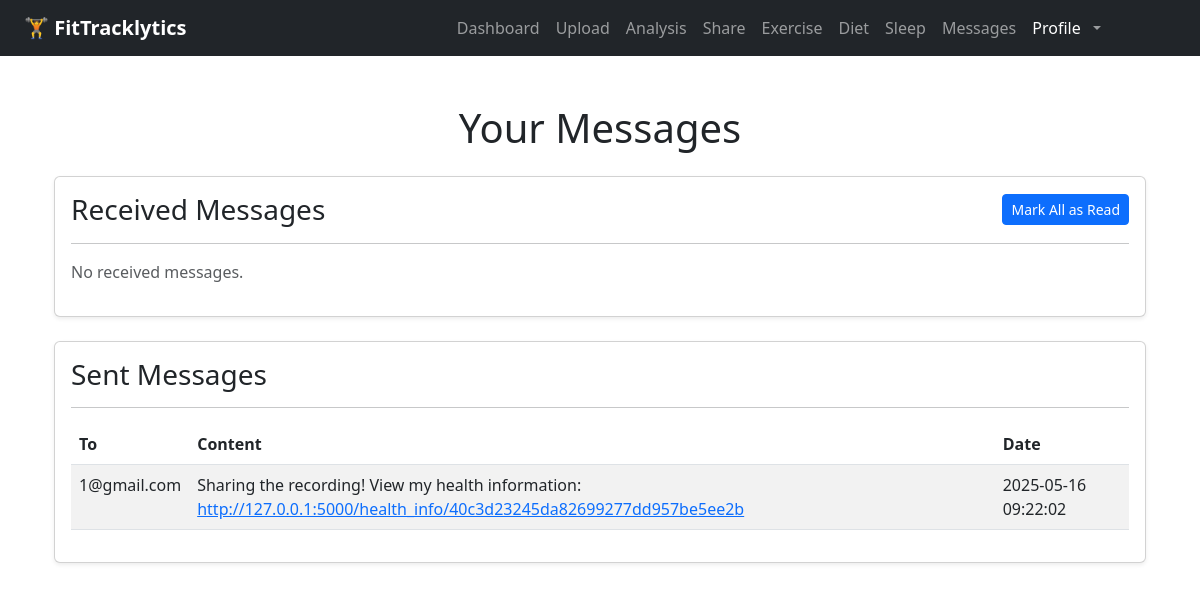
/messages (signed in), run on an earlier commit of the app's database.
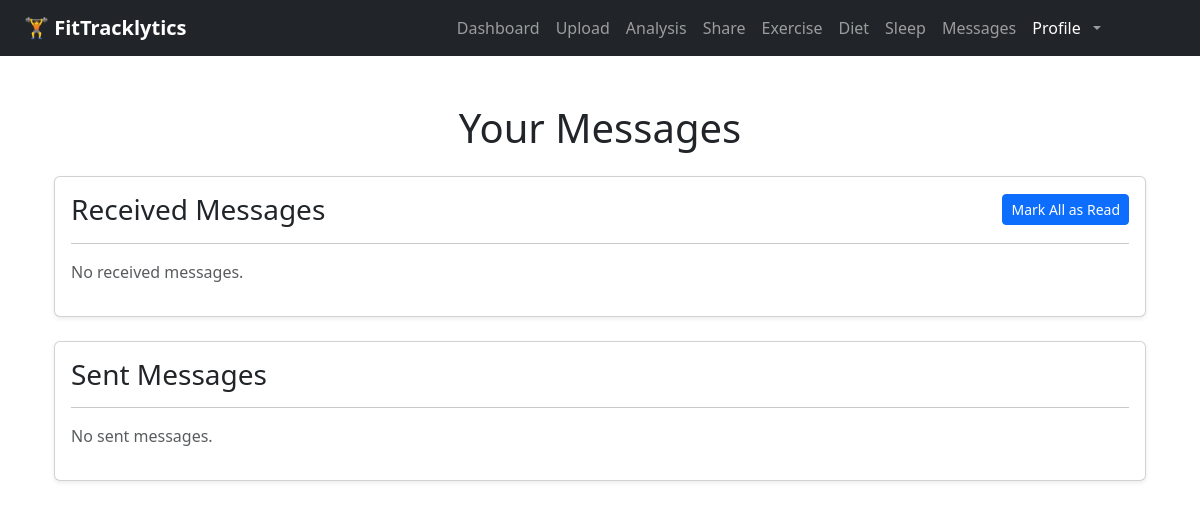
And on a later commit of the database.
### app/models.py (models this page shows, shortened)
class Message(db.Model):
    id = db.Column(db.Integer, primary_key=True)
    sender_id = db.Column(db.Integer, db.ForeignKey('user.id'), nullable=False)
    receiver_id = db.Column(db.Integer, db.ForeignKey('user.id'), nullable=False)
    content = db.Column(db.Text, nullable=False)  # Shared fitness information
    is_read = db.Column(db.Boolean, default=False)  # Read/unread status
    timestamp = db.Column(db.DateTime, default=lambda: datetime.now(timezone.utc))  # Timestamp of the message
    sender = db.relationship('User', foreign_keys=[sender_id], backref='sent_messages')
    receiver = db.relationship('User', foreign_keys=[receiver_id], backref='received_messages')

class User(db.Model):
    id = db.Column(db.Integer, primary_key=True)
    first_name = db.Column(db.String(100))
    last_name = db.Column(db.String(100))
    email = db.Column(db.String(120), unique=True, nullable=False)
    password = db.Column(db.String(200), nullable=False)
    birthdate = db.Column(db.String(20))
    gender = db.Column(db.String(20))
    country = db.Column(db.String(100))
    exercise_entries = db.relationship("ExerciseEntry", backref="user", cascade="all, delete-orphan")
    diet_entries = db.relationship("DietEntry", backref="user", cascade="all, delete-orphan")
    sleep_entries = db.relationship("SleepEntry", backref="user", cascade="all, delete-orphan")

### app/routes.py (the view, shortened to what this page needs)
@main.route("/messages", methods=["GET", "POST"])
def messages():
    if "user_id" not in session:
        flash("Please log in to view your messages.", "warning")
        return redirect(url_for("main.login"))
    user_id = session["user_id"]
    sent_messages = Message.query.filter_by(sender_id=user_id).order_by(Message.timestamp.desc()).all()
    received_messages = Message.query.filter_by(receiver_id=user_id).order_by(Message.timestamp.desc()).all()
    for message in sent_messages + received_messages:
        if "http://" in message.content or "https://" in message.content:
            parts = message.content.split("View my health information: ")
            if len(parts) > 1:
                url = parts[1]
                message.content = Markup(f'{parts[0]}View my health information: <a href="{url}" target="_blank">{url}</a>')
    return render_template("messages.html",
                           sent_messages=sent_messages,
                           received_messages=received_messages)

### app/__init__.py (called while the page is built)
def create_app(config_class=None):
    app = Flask(__name__)
    if config_class:
        app.config.from_object(config_class)
    else:
        app.config['SECRET_KEY'] = "super-secret-key"
        app.config['SQLALCHEMY_DATABASE_URI'] = 'sqlite:///tracker.db'
        app.config['SQLALCHEMY_TRACK_MODIFICATIONS'] = False
    db.init_app(app)
    migrate.init_app(app, db)  # Bind migrate after app is created
    print("current database config is：", app.config['SQLALCHEMY_DATABASE_URI'])
    from . import models
    @app.context_processor
    def inject_message_model():
        return dict(Message=models.Message)
    from .routes import main
    app.register_blueprint(main)
    return app

### app/templates/messages.html (shortened to what this page needs)
{% extends "base.html" %}
{% block content %}
<div class="container mt-5">
    <h1 class="text-center mb-4">Your Messages</h1>
<div class="card shadow-sm mb-4">
    <div class="card-body">
        <div class="d-flex justify-content-between align-items-center mb-3">
            <h3 class="card-title mb-0">Received Messages</h3>
            <form method="POST" action="{{ url_for('main.messages') }}" style="display:inline;">
                <button type="submit" name="action" value="mark_all_read" class="btn btn-sm btn-primary">Mark All as Read</button>
            </form>
        </div>
        <hr>
        {% if received_messages %}
            <table class="table table-striped">
                <thead>
                    <tr>
                        <th>From</th>
                        <th>Content</th>
                        <th>Date</th>
                        <th>Status</th>
                        <th>Action</th>
                    </tr>
                </thead>
                <tbody>
                    {% for message in received_messages %}
                        <tr>
                            <td>{{ message.sender.email }}</td>
                            <td>{{ message.content }}</td>
                            <td>{{ message.timestamp.strftime('%Y-%m-%d %H:%M:%S') }}</td>
                            <td>
                                {% if message.is_read %}
                                    <span class="badge bg-success">Read</span>
                                {% else %}
                                    <span class="badge bg-warning">Unread</span>
                                {% endif %}
                            </td>
                            <td>
                                <form method="POST" action="{{ url_for('main.messages') }}" style="display:inline;">
                                    <input type="hidden" name="message_id" value="{{ message.id }}">
                                    {% if message.is_read %}
                                        <button type="submit" name="action" value="mark_unread" class="btn btn-sm btn-outline-secondary">Mark Unread</button>
                                    {% else %}
                                        <button type="submit" name="action" value="mark_read" class="btn btn-sm btn-outline-primary">Mark Read</button>
                                    {% endif %}
                                </form>
                            </td>
                        </tr>
                    {% endfor %}
                </tbody>
            </table>
        {% else %}
            <p class="text-muted">No received messages.</p>
        {% endif %}
    </div>
</div>
    <div class="card shadow-sm mb-4">
        <div class="card-body">
            <h3 class="card-title">Sent Messages</h3>
            <hr>
            {% if sent_messages %}
                <table class="table table-striped">
                    <thead>
                        <tr>
                            <th>To</th>
                            <th>Content</th>
                            <th>Date</th>
                        </tr>
                    </thead>
                    <tbody>
                        {% for message in sent_messages %}
                            <tr>
                                <td>{{ message.receiver.email }}</td>
                                <td>{{ message.content }}</td>
                                <td>{{ message.timestamp.strftime('%Y-%m-%d %H:%M:%S') }}</td>
                            </tr>
                        {% endfor %}
                    </tbody>
                </table>
            {% else %}
                <p class="text-muted">No sent messages.</p>
            {% endif %}
        </div>
    </div>
</div>
{% endblock %}

What changed in the data, as far as the page shows it:
no longer on this page (row edited): Message: receiver.email "1@gmail.com", content "Sharing the recording! View my health information: http://127.0.0.1:5000/health_info/40c3d23245da82699277dd957be5ee2b", timestamp "2025-05-16 09:22:02"
Also different on the page:
text no longer shown: "To Content Date"
text now shown: "No sent messages."
